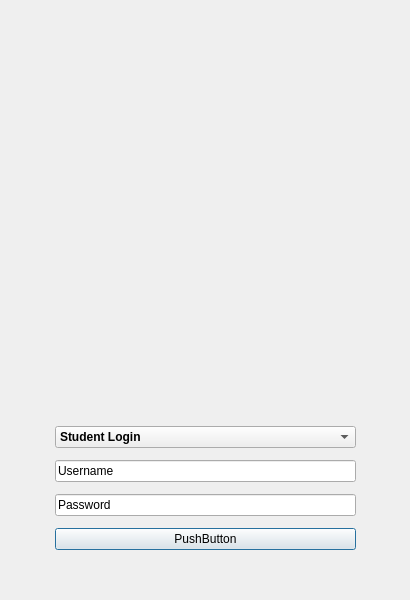
<?xml version="1.0" encoding="UTF-8"?>
<ui version="4.0">
    <class>MainWindow</class>
    <widget class="QDialog" name="MainWindow">
        <property name="geometry">
            <rect>
                <x>0</x>
                <y>0</y>
                <width>410</width>
                <height>600</height>
            </rect>
        </property>
        <property name="sizePolicy">
            <sizepolicy hsizetype="Fixed" vsizetype="Fixed">
                <horstretch>0</horstretch>
                <verstretch>0</verstretch>
            </sizepolicy>
        </property>
        <property name="windowTitle">
            <string>MainWindow</string>
        </property>
        <widget class="QWidget" name="centralwidget">
            <widget class="QLabel" name="Logo">
                <property name="geometry">
                    <rect>
                        <x>12</x>
                        <y>20</y>
                        <width>386</width>
                        <height>566</height>
                    </rect>
                </property>
                <property name="sizePolicy">
                    <sizepolicy hsizetype="Fixed" vsizetype="Fixed">
                        <horstretch>0</horstretch>
                        <verstretch>0</verstretch>
                    </sizepolicy>
                </property>
                <property name="frameShape">
                    <enum>QFrame::NoFrame</enum>
                </property>
                <property name="lineWidth">
                    <number>1</number>
                </property>
                <property name="midLineWidth">
                    <number>0</number>
                </property>
                <property name="text">
                    <string />
                </property>
            </widget>
            <widget class="QWidget" name="verticalLayoutWidget">
                <property name="geometry">
                    <rect>
                        <x>55</x>
                        <y>420</y>
                        <width>301</width>
                        <height>136</height>
                    </rect>
                </property>
                <layout class="QVBoxLayout" name="verticalLayout">
                    <item>
                        <widget class="QComboBox" name="LoginType">
                            <property name="font">
                                <font>
                                    <weight>75</weight>
                                    <bold>true</bold>
                                </font>
                            </property>
                            <item>
                                <property name="text">
                                    <string>Student Login</string>
                                </property>
                            </item>
                            <item>
                                <property name="text">
                                    <string>Guard Login</string>
                                </property>
                            </item>
                            <item>
                                <property name="text">
                                    <string>Warden Login</string>
                                </property>
                            </item>
                        </widget>
                    </item>
                    <item>
                        <widget class="QLineEdit" name="Username">
                            <property name="text">
                                <string>Username</string>
                            </property>
                        </widget>
                    </item>
                    <item>
                        <widget class="QLineEdit" name="Password">
                            <property name="text">
                                <string>Password</string>
                            </property>
                        </widget>
                    </item>
                    <item>
                        <widget class="QPushButton" name="Login">
                            <property name="text">
                                <string>PushButton</string>
                            </property>
                        </widget>
                    </item>
                </layout>
            </widget>
        </widget>
    </widget>
    <resources />
    <connections />
</ui>
